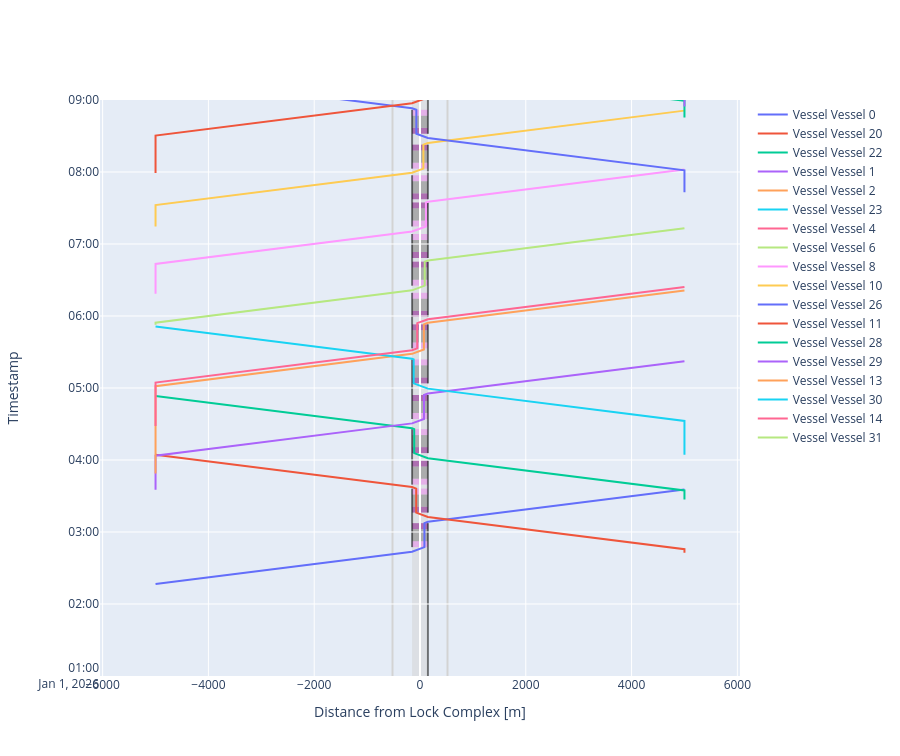

Notebook source saved alongside this figure:
### Markdown cell above
##### Time-distance diagram of vessels passing the lock and planning info
And we can create time-distance diagrams for both locks. We observe that there are lock operations with two vessels for the larger lock, while there are lock operations with only one vessel for the smaller lock. The scheduling of the vessels followed a first-come, first-served approach, with the selected lock chamber being the one that would cause the least expected delay to any individual vessel.

### Code cell
def cm_to_pixels(cm):
    return cm * 37.8 # Set figure height to 10 cmfig.update_layout(height=cm_to_pixels(10))

# We can plot the time-distance diagram
fig = lock_chamber_I.plot(xlimmin = -6050, 
                          xlimmax = 6050,
                          ylimmin = pd.Timestamp('2026-01-01 01:00:00'),
                          ylimmax = pd.Timestamp('2026-01-01 09:00:00'),
                          method='Plotly')

fig.update_layout(height=cm_to_pixels(20))
